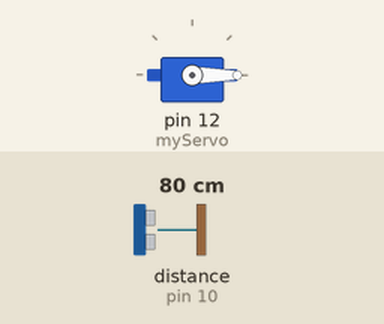
Recording of a sketch running on a simulated Arduino Uno, built with avr-gcc and run on an emulated ATmega328P. Parts: servo. Wiring (inferred from the names in the program): ultrasonic range finder: trigger pin 11; echo pin 10. The test bench sets the inputs (shaded band); at power-on: distance to the obstacle (sensor on pin 10) 80 cm. The echo pulse lasts 58.3 µs per cm.

Above: at 0.01 s.
At 1.28 s:
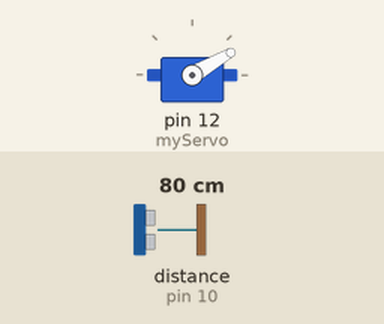
1.3 s: distance to the obstacle (sensor on pin 10) set to 2 cm
At 7.2 s:
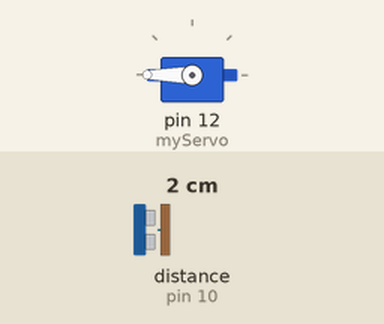
Timing chart, 0 to 21.3 s (numbered marks = the images above; inputs shaded):
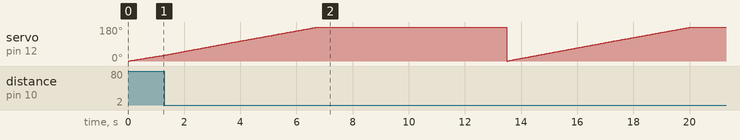

The sketch:

ultrasonic_code.ino
```cpp
// Includes the Servo library
#include <Servo.h>
#include<SoftwareSerial.h>

char s;

SoftwareSerial BTSerial(2,3);

// Defines Tirg and Echo pins of the Ultrasonic Sensor
const int pingPin = 11;
const int echoPin = 10;
// Variables for the duration and the distance
long duration;
int distance;
Servo myServo; // Creates a servo object for controlling the servo motor
void setup() {
  pinMode(pingPin, OUTPUT); // Sets the trigPin as an Output
  pinMode(echoPin, INPUT); // Sets the echoPin as an Input
  Serial.begin(9600);
  BTSerial.begin(9600);
  myServo.attach(12); // Defines on which pin is the servo motor attached
}
void loop() {
  // rotates the servo motor from 15 to 165 degrees
  if(BTSerial.available())
  {
    s=BTSerial.read();
  }
  if(s!='a')
  {
  for(int i=0;i<=360;i++){
  myServo.write(i);
  delay(30);
  distance = calculateDistance();// Calls a function for calculating the distance measured by the Ultrasonic sensor for each degree
  BTSerial.print(i); // Sends the current degree into the Serial Port
  BTSerial.print(","); // Sends addition character right next to the previous value needed later in the Processing IDE for indexing
  BTSerial.print(distance); // Sends the distance value into the Serial Port
  BTSerial.print("."); // Sends addition character right next to the previous value needed later in the Processing IDE for indexing
  }
  // Repeats the previous lines from 165 to 15 degrees
  for(int i=0;i>360;i--){
  myServo.write(i);
  delay(30);
  distance = calculateDistance();
  BTSerial.print(i);
  BTSerial.print(",");
  BTSerial.print(distance);
  BTSerial.print(".");
  }
  }
}
// Function for calculating the distance measured by the Ultrasonic sensor
int calculateDistance(){
  pinMode(pingPin, OUTPUT);
   digitalWrite(pingPin, LOW);
   delayMicroseconds(2);
   digitalWrite(pingPin, HIGH);
   delayMicroseconds(10);
   digitalWrite(pingPin, LOW);
   pinMode(echoPin, INPUT);
   duration = pulseIn(echoPin, HIGH);
   //inches = microsecondsToInches(duration);
   distance = microsecondsToCentimeters(duration);
   //Serial.print(inches);
  // Serial.print("in, ");
   //Serial.print(cm);
   //Serial.print("cm");
   //Serial.println();
   return distance;
   delay(100);
}

long microsecondsToInches(long microseconds) {
   return microseconds / 74 / 2;
}

long microsecondsToCentimeters(long microseconds) {
   return microseconds / 29 / 2;
}

//  digitalWrite(trigPin, LOW);
  //delayMicroseconds(2);
  // Sets the trigPin on HIGH state for 10 micro seconds
  //digitalWrite(trigPin, HIGH);
  //delayMicroseconds(10);
  //digitalWrite(trigPin, LOW);
  //duration = pulseIn(echoPin, HIGH); // Reads the echoPin, returns the sound wave travel time in microseconds
  //distance= duration*0.034/2;
  //return distance;
//}
```
